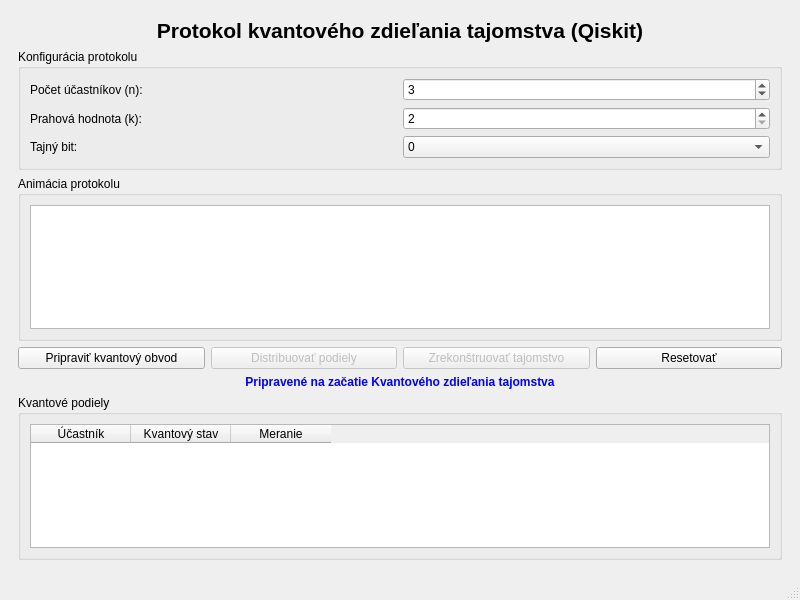
<?xml version="1.0" encoding="UTF-8"?>
<ui version="4.0">
 <class>MainWindow</class>
 <widget class="QMainWindow" name="MainWindow">
  <property name="geometry">
   <rect>
    <x>0</x>
    <y>0</y>
    <width>800</width>
    <height>600</height>
   </rect>
  </property>
  <property name="minimumSize">
   <size>
    <width>800</width>
    <height>600</height>
   </size>
  </property>
  <property name="windowTitle">
   <string>Kvantové zdieľanie tajomstva - Qiskit Implementácia</string>
  </property>
  <widget class="QWidget" name="centralwidget">
   <layout class="QVBoxLayout" name="verticalLayout">
    <item>
     <layout class="QHBoxLayout" name="horizontalLayout_2">
      <item>
       <widget class="QWidget" name="protocolWidget" native="true">
        <layout class="QVBoxLayout" name="verticalLayout_2">
         <item>
          <widget class="QLabel" name="titleLabel">
           <property name="font">
            <font>
             <family>Arial</family>
             <pointsize>16</pointsize>
             <bold>true</bold>
            </font>
           </property>
           <property name="text">
            <string>Protokol kvantového zdieľania tajomstva (Qiskit)</string>
           </property>
           <property name="alignment">
            <set>Qt::AlignCenter</set>
           </property>
          </widget>
         </item>
         <item>
          <widget class="QGroupBox" name="configGroup">
           <property name="title">
            <string>Konfigurácia protokolu</string>
           </property>
           <layout class="QGridLayout" name="gridLayout">
            <item row="0" column="0">
             <widget class="QLabel" name="nLabel">
              <property name="text">
               <string>Počet účastníkov (n):</string>
              </property>
             </widget>
            </item>
            <item row="0" column="1">
             <widget class="QSpinBox" name="nSpinner">
              <property name="minimum">
               <number>2</number>
              </property>
              <property name="maximum">
               <number>10</number>
              </property>
              <property name="value">
               <number>3</number>
              </property>
             </widget>
            </item>
            <item row="1" column="0">
             <widget class="QLabel" name="kLabel">
              <property name="text">
               <string>Prahová hodnota (k):</string>
              </property>
             </widget>
            </item>
            <item row="1" column="1">
             <widget class="QSpinBox" name="kSpinner">
              <property name="minimum">
               <number>2</number>
              </property>
              <property name="maximum">
               <number>3</number>
              </property>
              <property name="value">
               <number>2</number>
              </property>
             </widget>
            </item>
            <item row="2" column="0">
             <widget class="QLabel" name="secretLabel">
              <property name="text">
               <string>Tajný bit:</string>
              </property>
             </widget>
            </item>
            <item row="2" column="1">
             <widget class="QComboBox" name="secretCombo">
              <item>
               <property name="text">
                <string>0</string>
               </property>
              </item>
              <item>
               <property name="text">
                <string>1</string>
               </property>
              </item>
             </widget>
            </item>
           </layout>
          </widget>
         </item>
         <item>
          <widget class="QGroupBox" name="viewGroup">
           <property name="title">
            <string>Animácia protokolu</string>
           </property>
           <layout class="QVBoxLayout" name="verticalLayout_3">
            <item>
             <widget class="QGraphicsView" name="graphicsView">
              <property name="minimumHeight">
               <number>300</number>
              </property>
             </widget>
            </item>
           </layout>
          </widget>
         </item>
         <item>
          <layout class="QHBoxLayout" name="buttonLayout">
           <item>
            <widget class="QPushButton" name="prepareBtn">
             <property name="text">
              <string>Pripraviť kvantový obvod</string>
             </property>
            </widget>
           </item>
           <item>
            <widget class="QPushButton" name="distributeBtn">
             <property name="enabled">
              <bool>false</bool>
             </property>
             <property name="text">
              <string>Distribuovať podiely</string>
             </property>
            </widget>
           </item>
           <item>
            <widget class="QPushButton" name="reconstructBtn">
             <property name="enabled">
              <bool>false</bool>
             </property>
             <property name="text">
              <string>Zrekonštruovať tajomstvo</string>
             </property>
            </widget>
           </item>
           <item>
            <widget class="QPushButton" name="resetBtn">
             <property name="text">
              <string>Resetovať</string>
             </property>
            </widget>
           </item>
          </layout>
         </item>
         <item>
          <widget class="QLabel" name="statusLabel">
           <property name="text">
            <string>Pripravené na začatie Kvantového zdieľania tajomstva</string>
           </property>
           <property name="alignment">
            <set>Qt::AlignCenter</set>
           </property>
           <property name="styleSheet">
            <string>color: blue; font-weight: bold;</string>
           </property>
          </widget>
         </item>
         <item>
          <widget class="QGroupBox" name="sharesGroup">
           <property name="title">
            <string>Kvantové podiely</string>
           </property>
           <layout class="QVBoxLayout" name="sharesLayout">
            <item>
             <widget class="QTableWidget" name="sharesTable">
              <property name="columnCount">
               <number>3</number>
              </property>
              <column>
               <property name="text">
                <string>Účastník</string>
               </property>
              </column>
              <column>
               <property name="text">
                <string>Kvantový stav</string>
               </property>
              </column>
              <column>
               <property name="text">
                <string>Meranie</string>
               </property>
              </column>
             </widget>
            </item>
           </layout>
          </widget>
         </item>
        </layout>
       </widget>
      </item>

     </layout>
    </item>
   </layout>
  </widget>
  <widget class="QStatusBar" name="statusbar"/>
 </widget>
 <resources/>
 <connections/>
</ui>
